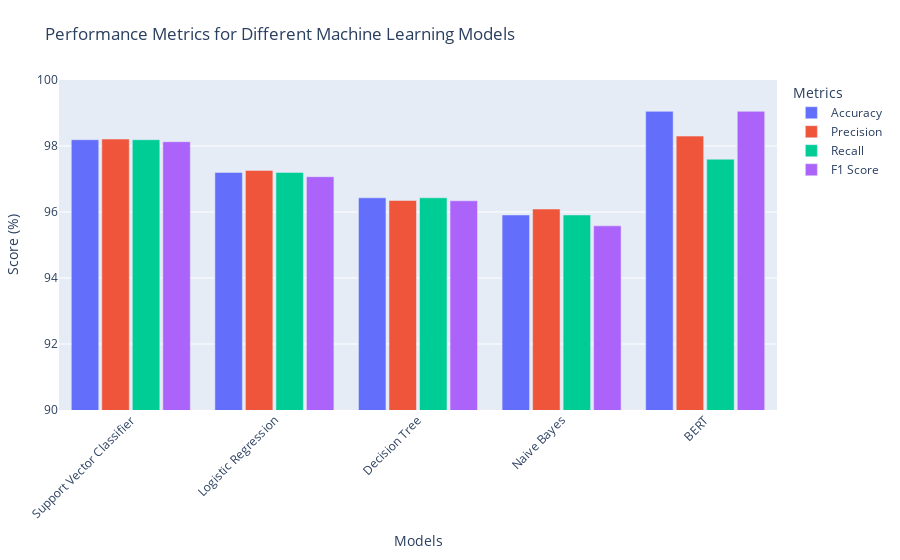

Notebook code cell kept with this figure:
### Code cell
import plotly.graph_objects as go

# Input: dictionary of models and their corresponding accuracy, precision, recall, and F1-score values
model_metrics = {
    'Support Vector Classifier': {'Accuracy': 0.9819 , 'Precision': 0.9821, 'Recall': 0.9819  , 'F1 Score': 0.9813 },
    'Logistic Regression': {'Accuracy': 0.9720  , 'Precision': 0.9726, 'Recall': 0.9720, 'F1 Score': 0.9707},
    'Decision Tree': {'Accuracy': 0.9643, 'Precision': 0.9635, 'Recall': 0.9643, 'F1 Score': 0.9634},
    'Naive Bayes': {'Accuracy': 0.9591, 'Precision': 0.9609, 'Recall': 0.9591, 'F1 Score': 0.9558},
    'BERT': {'Accuracy': 0.9905, 'Precision': 0.983, 'Recall': 0.976, 'F1 Score': 0.9905}
}

# Define models and metrics
models = list(model_metrics.keys())
metrics = ['Accuracy', 'Precision', 'Recall', 'F1 Score']

# Extract the values for each metric for each model
values = {metric: [model_metrics[model][metric] for model in models] for metric in metrics}

# Define colors for each metric
colors = ['#636EFA', '#EF553B', '#00CC96', '#AB63FA']

# Create the plotly figure
fig = go.Figure()

# Adding bars for each metric
for i, metric in enumerate(metrics):
    fig.add_trace(go.Bar(
        x=models,
        y=[model_metrics[model][metric] * 100 for model in models],  # Multiply by 100 for percentages
        name=metric,
        marker_color=colors[i]  # Set colors for consistency
    ))

# Update layout for the figure
fig.update_layout(
    title='Performance Metrics for Different Machine Learning Models',
    xaxis=dict(title='Models', tickangle=-45),  # Rotate x-axis labels
    yaxis=dict(title='Score (%)', range=[90, 100]),  # Set range for percentage display
    barmode='group',  # Group the bars
    legend_title_text='Metrics',
    bargap=0.15,  # Gap between bars
    bargroupgap=0.1,  # Gap between groups
    margin=dict(l=50, r=50, t=80, b=150)  # Add more space for rotated labels
)

# Show interactive plot
fig.show()

### Figure 1 — Plotly figure (JSON) as saved in the notebook; plotly's stock layout.template omitted (floating-point values rounded to 4 significant figures)
{"data": [{"marker": {"color": "#636EFA"}, "name": "Accuracy", "type": "bar", "x": ["Support Vector Classifier", "Logistic Regression", "Decision Tree", "Naive Bayes", "BERT"], "y": [98.19, 97.2, 96.43, 95.91, 99.05]}, {"marker": {"color": "#EF553B"}, "name": "Precision", "type": "bar", "x": ["Support Vector Classifier", "Logistic Regression", "Decision Tree", "Naive Bayes", "BERT"], "y": [98.21, 97.26, 96.35, 96.09, 98.3]}, {"marker": {"color": "#00CC96"}, "name": "Recall", "type": "bar", "x": ["Support Vector Classifier", "Logistic Regression", "Decision Tree", "Naive Bayes", "BERT"], "y": [98.19, 97.2, 96.43, 95.91, 97.6]}, {"marker": {"color": "#AB63FA"}, "name": "F1 Score", "type": "bar", "x": ["Support Vector Classifier", "Logistic Regression", "Decision Tree", "Naive Bayes", "BERT"], "y": [98.13, 97.07, 96.34, 95.58, 99.05]}], "layout": {"bargap": 0.15, "bargroupgap": 0.1, "barmode": "group", "legend": {"title": {"text": "Metrics"}}, "margin": {"b": 150, "l": 50, "r": 50, "t": 80}, "title": {"text": "Performance Metrics for Different Machine Learning Models"}, "xaxis": {"tickangle": -45, "title": {"text": "Models"}}, "yaxis": {"range": [90, 100], "title": {"text": "Score (%)"}}}}
